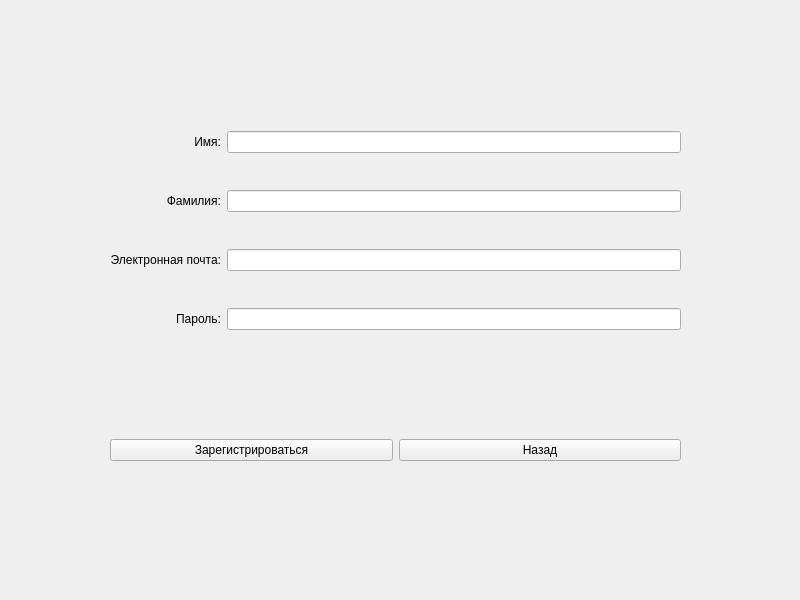
<?xml version="1.0" encoding="UTF-8"?>
<ui version="4.0">
 <class>RegisterPageForCandidate</class>
 <widget class="QWidget" name="RegisterPageForCandidate">
  <property name="geometry">
   <rect>
    <x>0</x>
    <y>0</y>
    <width>800</width>
    <height>600</height>
   </rect>
  </property>
  <property name="windowTitle">
   <string>Form</string>
  </property>
  <widget class="QWidget" name="layoutWidget">
   <property name="geometry">
    <rect>
     <x>110</x>
     <y>100</y>
     <width>571</width>
     <height>261</height>
    </rect>
   </property>
   <layout class="QGridLayout" name="gridLayout">
    <item row="0" column="0">
     <widget class="QLabel" name="registrationLabelNameCandidate">
      <property name="text">
       <string>Имя:</string>
      </property>
      <property name="alignment">
       <set>Qt::AlignmentFlag::AlignRight|Qt::AlignmentFlag::AlignTrailing|Qt::AlignmentFlag::AlignVCenter</set>
      </property>
     </widget>
    </item>
    <item row="0" column="1">
     <widget class="QLineEdit" name="registrationLineNameCandidate"/>
    </item>
    <item row="1" column="0">
     <widget class="QLabel" name="registrationLabelSurnameCandidate">
      <property name="text">
       <string>Фамилия:</string>
      </property>
      <property name="alignment">
       <set>Qt::AlignmentFlag::AlignRight|Qt::AlignmentFlag::AlignTrailing|Qt::AlignmentFlag::AlignVCenter</set>
      </property>
     </widget>
    </item>
    <item row="1" column="1">
     <widget class="QLineEdit" name="registrationLineSurnameCandidate"/>
    </item>
    <item row="2" column="0">
     <widget class="QLabel" name="registrationLabelEmailCandidate">
      <property name="text">
       <string>Электронная почта:</string>
      </property>
      <property name="alignment">
       <set>Qt::AlignmentFlag::AlignRight|Qt::AlignmentFlag::AlignTrailing|Qt::AlignmentFlag::AlignVCenter</set>
      </property>
     </widget>
    </item>
    <item row="2" column="1">
     <widget class="QLineEdit" name="registrationLineEmailCandidate"/>
    </item>
    <item row="3" column="0">
     <widget class="QLabel" name="registrationLabelPasswordCandidate">
      <property name="text">
       <string>Пароль:</string>
      </property>
      <property name="alignment">
       <set>Qt::AlignmentFlag::AlignRight|Qt::AlignmentFlag::AlignTrailing|Qt::AlignmentFlag::AlignVCenter</set>
      </property>
     </widget>
    </item>
    <item row="3" column="1">
     <widget class="QLineEdit" name="registrationLinePasswordCandidate">
      <property name="echoMode">
       <enum>QLineEdit::EchoMode::PasswordEchoOnEdit</enum>
      </property>
     </widget>
    </item>
   </layout>
  </widget>
  <widget class="QWidget" name="horizontalLayoutWidget">
   <property name="geometry">
    <rect>
     <x>110</x>
     <y>410</y>
     <width>571</width>
     <height>80</height>
    </rect>
   </property>
   <layout class="QHBoxLayout" name="horizontalLayout">
    <item>
     <widget class="QPushButton" name="PBregistrationCandidate">
      <property name="text">
       <string>Зарегистрироваться</string>
      </property>
     </widget>
    </item>
    <item>
     <widget class="QPushButton" name="backToStatusPB">
      <property name="text">
       <string>Назад</string>
      </property>
     </widget>
    </item>
   </layout>
  </widget>
 </widget>
 <resources/>
 <connections/>
</ui>
